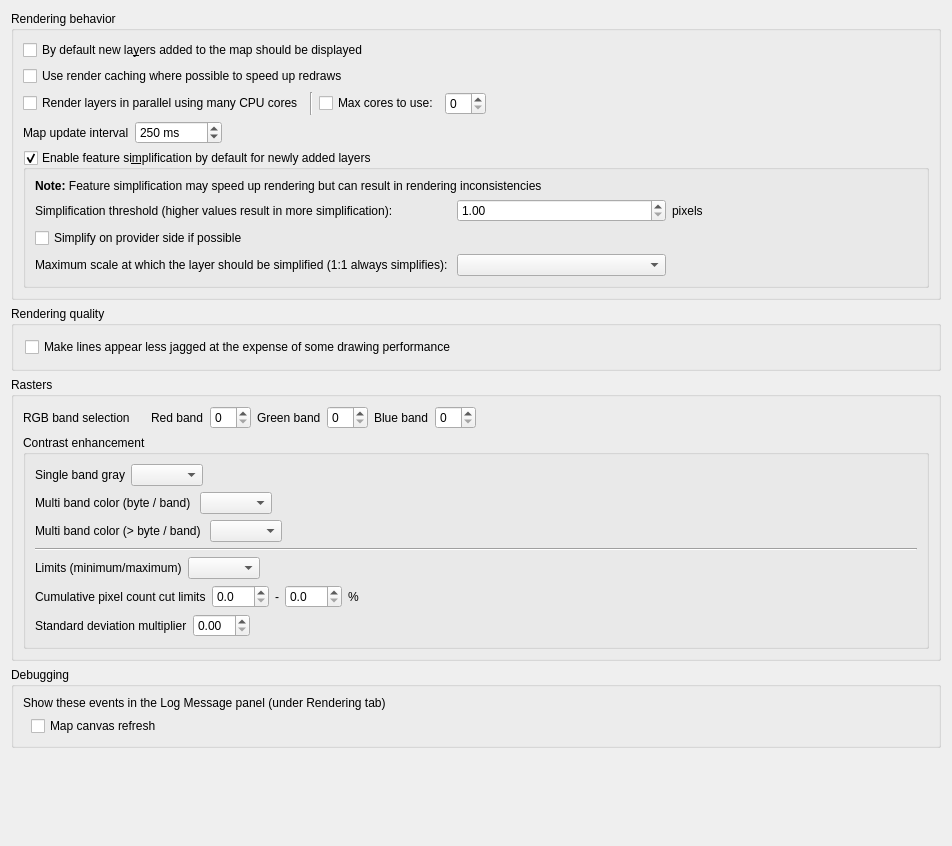
             <widget class="QWidget" name="mOptionsScrollAreaContents_04">
              <property name="geometry">
               <rect>
                <x>0</x>
                <y>0</y>
                <width>952</width>
                <height>846</height>
               </rect>
              </property>
              <layout class="QVBoxLayout" name="verticalLayout_29">
               <item>
                <widget class="QgsCollapsibleGroupBox" name="groupBox_5">
                 <property name="title">
                  <string>Rendering behavior</string>
                 </property>
                 <layout class="QVBoxLayout" name="verticalLayout_9">
                  <item>
                   <widget class="QCheckBox" name="chkAddedVisibility">
                    <property name="text">
                     <string>By default new la&amp;yers added to the map should be displayed</string>
                    </property>
                   </widget>
                  </item>
                  <item>
                   <widget class="QCheckBox" name="chkUseRenderCaching">
                    <property name="text">
                     <string>Use render caching where possible to speed up redraws</string>
                    </property>
                   </widget>
                  </item>
                  <item>
                   <layout class="QHBoxLayout" name="horizontalLayout_26">
                    <item>
                     <widget class="QCheckBox" name="chkParallelRendering">
                      <property name="text">
                       <string>Render layers in parallel using many CPU cores</string>
                      </property>
                     </widget>
                    </item>
                    <item>
                     <widget class="Line" name="line_6">
                      <property name="orientation">
                       <enum>Qt::Vertical</enum>
                      </property>
                     </widget>
                    </item>
                    <item>
                     <widget class="QCheckBox" name="chkMaxThreads">
                      <property name="text">
                       <string>Max cores to use:</string>
                      </property>
                     </widget>
                    </item>
                    <item>
                     <widget class="QSpinBox" name="spinMaxThreads"/>
                    </item>
                    <item>
                     <spacer name="horizontalSpacer_41">
                      <property name="orientation">
                       <enum>Qt::Horizontal</enum>
                      </property>
                      <property name="sizeHint" stdset="0">
                       <size>
                        <width>40</width>
                        <height>20</height>
                       </size>
                      </property>
                     </spacer>
                    </item>
                   </layout>
                  </item>
                  <item>
                   <layout class="QHBoxLayout" name="horizontalLayout_4">
                    <item>
                     <widget class="QLabel" name="label_56">
                      <property name="text">
                       <string>Map update interval</string>
                      </property>
                     </widget>
                    </item>
                    <item>
                     <widget class="QSpinBox" name="spinMapUpdateInterval">
                      <property name="suffix">
                       <string> ms</string>
                      </property>
                      <property name="maximum">
                       <number>999999</number>
                      </property>
                      <property name="singleStep">
                       <number>50</number>
                      </property>
                      <property name="value">
                       <number>250</number>
                      </property>
                     </widget>
                    </item>
                    <item>
                     <spacer name="horizontalSpacer_46">
                      <property name="orientation">
                       <enum>Qt::Horizontal</enum>
                      </property>
                      <property name="sizeHint" stdset="0">
                       <size>
                        <width>40</width>
                        <height>20</height>
                       </size>
                      </property>
                     </spacer>
                    </item>
                   </layout>
                  </item>
                  <item>
                   <widget class="QgsCollapsibleGroupBox" name="mSimplifyDrawingGroupBox">
                    <property name="title">
                     <string>Enable feature si&amp;mplification by default for newly added layers</string>
                    </property>
                    <property name="flat">
                     <bool>true</bool>
                    </property>
                    <property name="checkable">
                     <bool>true</bool>
                    </property>
                    <layout class="QGridLayout" name="_14">
                     <item row="0" column="1" colspan="4">
                      <widget class="QLabel" name="label_59">
                       <property name="text">
                        <string>&lt;b&gt;Note:&lt;/b&gt; Feature simplification may speed up rendering but can result in rendering inconsistencies</string>
                       </property>
                      </widget>
                     </item>
                     <item row="1" column="1">
                      <widget class="QLabel" name="label_65">
                       <property name="text">
                        <string>Simplification threshold (higher values result in more simplification): </string>
                       </property>
                       <property name="margin">
                        <number>2</number>
                       </property>
                      </widget>
                     </item>
                     <item row="1" column="2">
                      <widget class="QDoubleSpinBox" name="mSimplifyDrawingSpinBox">
                       <property name="toolTip">
                        <string>Higher values result in more simplification</string>
                       </property>
                       <property name="decimals">
                        <number>2</number>
                       </property>
                       <property name="minimum">
                        <double>1.000000000000000</double>
                       </property>
                       <property name="maximum">
                        <double>5.000000000000000</double>
                       </property>
                       <property name="singleStep">
                        <double>0.200000000000000</double>
                       </property>
                       <property name="value">
                        <double>1.000000000000000</double>
                       </property>
                      </widget>
                     </item>
                     <item row="1" column="3">
                      <widget class="QLabel" name="mSimplifyDrawingPx">
                       <property name="text">
                        <string>pixels</string>
                       </property>
                       <property name="margin">
                        <number>2</number>
                       </property>
                      </widget>
                     </item>
                     <item row="1" column="4">
                      <spacer name="horizontalSpacer_40">
                       <property name="orientation">
                        <enum>Qt::Horizontal</enum>
                       </property>
                       <property name="sizeHint" stdset="0">
                        <size>
                         <width>20</width>
                         <height>20</height>
                        </size>
                       </property>
                      </spacer>
                     </item>
                     <item row="2" column="1" colspan="4">
                      <widget class="QCheckBox" name="mSimplifyDrawingAtProvider">
                       <property name="text">
                        <string>Simplify on provider side if possible</string>
                       </property>
                      </widget>
                     </item>
                     <item row="3" column="1">
                      <widget class="QLabel" name="mSimplifyMaxScaleLabel">
                       <property name="text">
                        <string>Maximum scale at which the layer should be simplified (1:1 always simplifies): </string>
                       </property>
                       <property name="margin">
                        <number>2</number>
                       </property>
                      </widget>
                     </item>
                     <item row="3" column="2">
                      <widget class="QgsScaleComboBox" name="mSimplifyMaximumScaleComboBox">
                       <property name="sizePolicy">
                        <sizepolicy hsizetype="Expanding" vsizetype="Fixed">
                         <horstretch>0</horstretch>
                         <verstretch>0</verstretch>
                        </sizepolicy>
                       </property>
                      </widget>
                     </item>
                    </layout>
                   </widget>
                  </item>
                 </layout>
                </widget>
               </item>
               <item>
                <widget class="QgsCollapsibleGroupBox" name="groupBox_8">
                 <property name="title">
                  <string>Rendering quality</string>
                 </property>
                 <layout class="QVBoxLayout" name="_5">
                  <property name="leftMargin">
                   <number>11</number>
                  </property>
                  <property name="topMargin">
                   <number>11</number>
                  </property>
                  <property name="rightMargin">
                   <number>11</number>
                  </property>
                  <property name="bottomMargin">
                   <number>11</number>
                  </property>
                  <item>
                   <widget class="QCheckBox" name="chkAntiAliasing">
                    <property name="text">
                     <string>Make lines appear less jagged at the expense of some drawing performance</string>
                    </property>
                   </widget>
                  </item>
                 </layout>
                </widget>
               </item>
               <item>
                <widget class="QgsCollapsibleGroupBox" name="groupBox_14">
                 <property name="title">
                  <string>Rasters</string>
                 </property>
                 <layout class="QVBoxLayout" name="verticalLayout_10">
                  <item>
                   <widget class="QWidget" name="widget" native="true">
                    <layout class="QHBoxLayout" name="horizontalLayout_19">
                     <property name="leftMargin">
                      <number>0</number>
                     </property>
                     <property name="topMargin">
                      <number>0</number>
                     </property>
                     <property name="rightMargin">
                      <number>0</number>
                     </property>
                     <property name="bottomMargin">
                      <number>0</number>
                     </property>
                     <item>
                      <widget class="QLabel" name="label_21">
                       <property name="text">
                        <string>RGB band selection</string>
                       </property>
                      </widget>
                     </item>
                     <item>
                      <spacer name="horizontalSpacer_19">
                       <property name="orientation">
                        <enum>Qt::Horizontal</enum>
                       </property>
                       <property name="sizeType">
                        <enum>QSizePolicy::Maximum</enum>
                       </property>
                       <property name="sizeHint" stdset="0">
                        <size>
                         <width>15</width>
                         <height>20</height>
                        </size>
                       </property>
                      </spacer>
                     </item>
                     <item>
                      <widget class="QLabel" name="label_22">
                       <property name="text">
                        <string>Red band</string>
                       </property>
                      </widget>
                     </item>
                     <item>
                      <widget class="QSpinBox" name="spnRed"/>
                     </item>
                     <item>
                      <widget class="QLabel" name="label_23">
                       <property name="text">
                        <string>Green band</string>
                       </property>
                      </widget>
                     </item>
                     <item>
                      <widget class="QSpinBox" name="spnGreen"/>
                     </item>
                     <item>
                      <widget class="QLabel" name="label_24">
                       <property name="text">
                        <string>Blue band</string>
                       </property>
                      </widget>
                     </item>
                     <item>
                      <widget class="QSpinBox" name="spnBlue"/>
                     </item>
                     <item>
                      <spacer name="horizontalSpacer_20">
                       <property name="orientation">
                        <enum>Qt::Horizontal</enum>
                       </property>
                       <property name="sizeHint" stdset="0">
                        <size>
                         <width>40</width>
                         <height>20</height>
                        </size>
                       </property>
                      </spacer>
                     </item>
                    </layout>
                   </widget>
                  </item>
                  <item>
                   <widget class="QGroupBox" name="groupBox_17">
                    <property name="title">
                     <string>Contrast enhancement</string>
                    </property>
                    <property name="flat">
                     <bool>true</bool>
                    </property>
                    <layout class="QVBoxLayout" name="verticalLayout_11">
                     <item>
                      <widget class="QWidget" name="widget_3" native="true">
                       <layout class="QHBoxLayout" name="horizontalLayout_22">
                        <property name="leftMargin">
                         <number>0</number>
                        </property>
                        <property name="topMargin">
                         <number>0</number>
                        </property>
                        <property name="rightMargin">
                         <number>0</number>
                        </property>
                        <property name="bottomMargin">
                         <number>0</number>
                        </property>
                        <item>
                         <widget class="QLabel" name="label_37">
                          <property name="text">
                           <string>Single band gray</string>
                          </property>
                         </widget>
                        </item>
                        <item>
                         <widget class="QComboBox" name="cboxContrastEnhancementAlgorithmSingleBand"/>
                        </item>
                        <item>
                         <spacer name="horizontalSpacer_23">
                          <property name="orientation">
                           <enum>Qt::Horizontal</enum>
                          </property>
                          <property name="sizeHint" stdset="0">
                           <size>
                            <width>208</width>
                            <height>20</height>
                           </size>
                          </property>
                         </spacer>
                        </item>
                       </layout>
                      </widget>
                     </item>
                     <item>
                      <widget class="QWidget" name="widget_4" native="true">
                       <layout class="QHBoxLayout" name="horizontalLayout_23">
                        <property name="leftMargin">
                         <number>0</number>
                        </property>
                        <property name="topMargin">
                         <number>0</number>
                        </property>
                        <property name="rightMargin">
                         <number>0</number>
                        </property>
                        <property name="bottomMargin">
                         <number>0</number>
                        </property>
                        <item>
                         <widget class="QLabel" name="label_38">
                          <property name="text">
                           <string>Multi band color (byte / band) </string>
                          </property>
                         </widget>
                        </item>
                        <item>
                         <widget class="QComboBox" name="cboxContrastEnhancementAlgorithmMultiBandSingleByte"/>
                        </item>
                        <item>
                         <spacer name="horizontalSpacer_24">
                          <property name="orientation">
                           <enum>Qt::Horizontal</enum>
                          </property>
                          <property name="sizeHint" stdset="0">
                           <size>
                            <width>208</width>
                            <height>20</height>
                           </size>
                          </property>
                         </spacer>
                        </item>
                       </layout>
                      </widget>
                     </item>
                     <item>
                      <widget class="QWidget" name="widget_5" native="true">
                       <layout class="QHBoxLayout" name="horizontalLayout_24">
                        <property name="leftMargin">
                         <number>0</number>
                        </property>
                        <property name="topMargin">
                         <number>0</number>
                        </property>
                        <property name="rightMargin">
                         <number>0</number>
                        </property>
                        <property name="bottomMargin">
                         <number>0</number>
                        </property>
                        <item>
                         <widget class="QLabel" name="label_39">
                          <property name="text">
                           <string>Multi band color (&gt; byte / band) </string>
                          </property>
                         </widget>
                        </item>
                        <item>
                         <widget class="QComboBox" name="cboxContrastEnhancementAlgorithmMultiBandMultiByte"/>
                        </item>
                        <item>
                         <spacer name="horizontalSpacer_25">
                          <property name="orientation">
                           <enum>Qt::Horizontal</enum>
                          </property>
                          <property name="sizeHint" stdset="0">
                           <size>
                            <width>208</width>
                            <height>20</height>
                           </size>
                          </property>
                         </spacer>
                        </item>
                       </layout>
                      </widget>
                     </item>
                     <item>
                      <widget class="Line" name="line">
                       <property name="orientation">
                        <enum>Qt::Horizontal</enum>
                       </property>
                      </widget>
                     </item>
                     <item>
                      <widget class="QWidget" name="widget_6" native="true">
                       <layout class="QHBoxLayout" name="horizontalLayout_25">
                        <property name="leftMargin">
                         <number>0</number>
                        </property>
                        <property name="topMargin">
                         <number>0</number>
                        </property>
                        <property name="rightMargin">
                         <number>0</number>
                        </property>
                        <property name="bottomMargin">
                         <number>0</number>
                        </property>
                        <item>
                         <widget class="QLabel" name="label_40">
                          <property name="text">
                           <string>Limits (minimum/maximum)</string>
                          </property>
                         </widget>
                        </item>
                        <item>
                         <widget class="QComboBox" name="cboxContrastEnhancementLimits"/>
                        </item>
                        <item>
                         <spacer name="horizontalSpacer_26">
                          <property name="orientation">
                           <enum>Qt::Horizontal</enum>
                          </property>
                          <property name="sizeHint" stdset="0">
                           <size>
                            <width>208</width>
                            <height>20</height>
                           </size>
                          </property>
                         </spacer>
                        </item>
                       </layout>
                      </widget>
                     </item>
                     <item>
                      <widget class="QWidget" name="widget_7" native="true">
                       <layout class="QHBoxLayout" name="horizontalLayout_18">
                        <property name="leftMargin">
                         <number>0</number>
                        </property>
                        <property name="topMargin">
                         <number>0</number>
                        </property>
                        <property name="rightMargin">
                         <number>0</number>
                        </property>
                        <property name="bottomMargin">
                         <number>0</number>
                        </property>
                        <item>
                         <widget class="QLabel" name="label_36">
                          <property name="text">
                           <string>Cumulative pixel count cut limits</string>
                          </property>
                         </widget>
                        </item>
                        <item>
                         <widget class="QDoubleSpinBox" name="mRasterCumulativeCutLowerDoubleSpinBox">
                          <property name="decimals">
                           <number>1</number>
                          </property>
                         </widget>
                        </item>
                        <item>
                         <widget class="QLabel" name="label_34">
                          <property name="text">
                           <string>-</string>
                          </property>
                         </widget>
                        </item>
                        <item>
                         <widget class="QDoubleSpinBox" name="mRasterCumulativeCutUpperDoubleSpinBox">
                          <property name="decimals">
                           <number>1</number>
                          </property>
                         </widget>
                        </item>
                        <item>
                         <widget class="QLabel" name="label_35">
                          <property name="text">
                           <string>%</string>
                          </property>
                         </widget>
                        </item>
                        <item>
                         <spacer name="horizontalSpacer_18">
                          <property name="orientation">
                           <enum>Qt::Horizontal</enum>
                          </property>
                          <property name="sizeHint" stdset="0">
                           <size>
                            <width>123</width>
                            <height>20</height>
                           </size>
                          </property>
                         </spacer>
                        </item>
                       </layout>
                      </widget>
                     </item>
                     <item>
                      <widget class="QWidget" name="widget_2" native="true">
                       <layout class="QHBoxLayout" name="horizontalLayout_20">
                        <property name="leftMargin">
                         <number>0</number>
                        </property>
                        <property name="topMargin">
                         <number>0</number>
                        </property>
                        <property name="rightMargin">
                         <number>0</number>
                        </property>
                        <property name="bottomMargin">
                         <number>0</number>
                        </property>
                        <item>
                         <widget class="QLabel" name="label_25">
                          <property name="text">
                           <string>Standard deviation multiplier</string>
                          </property>
                         </widget>
                        </item>
                        <item>
                         <widget class="QDoubleSpinBox" name="spnThreeBandStdDev">
                          <property name="maximum">
                           <double>10.000000000000000</double>
                          </property>
                          <property name="singleStep">
                           <double>0.100000000000000</double>
                          </property>
                         </widget>
                        </item>
                        <item>
                         <spacer name="horizontalSpacer_21">
                          <property name="orientation">
                           <enum>Qt::Horizontal</enum>
                          </property>
                          <property name="sizeHint" stdset="0">
                           <size>
                            <width>258</width>
                            <height>20</height>
                           </size>
                          </property>
                         </spacer>
                        </item>
                       </layout>
                      </widget>
                     </item>
                    </layout>
                   </widget>
                  </item>
                 </layout>
                </widget>
               </item>
               <item>
                <widget class="QgsCollapsibleGroupBox" name="groupBox_22">
                 <property name="title">
                  <string>Debugging</string>
                 </property>
                 <layout class="QVBoxLayout" name="verticalLayout_35">
                  <item>
                   <widget class="QLabel" name="label_55">
                    <property name="text">
                     <string>Show these events in the Log Message panel (under Rendering tab)</string>
                    </property>
                   </widget>
                  </item>
                  <item>
                   <layout class="QGridLayout" name="gridLayout_6">
                    <item row="0" column="0">
                     <spacer name="horizontalSpacer_37">
                      <property name="orientation">
                       <enum>Qt::Horizontal</enum>
                      </property>
                      <property name="sizeType">
                       <enum>QSizePolicy::Fixed</enum>
                      </property>
                      <property name="sizeHint" stdset="0">
                       <size>
                        <width>8</width>
                        <height>20</height>
                       </size>
                      </property>
                     </spacer>
                    </item>
                    <item row="0" column="1">
                     <widget class="QCheckBox" name="mLogCanvasRefreshChkBx">
                      <property name="text">
                       <string>Map canvas refresh</string>
                      </property>
                     </widget>
                    </item>
                   </layout>
                  </item>
                 </layout>
                </widget>
               </item>
               <item>
                <spacer name="verticalSpacer_6">
                 <property name="orientation">
                  <enum>Qt::Vertical</enum>
                 </property>
                 <property name="sizeHint" stdset="0">
                  <size>
                   <width>20</width>
                   <height>40</height>
                  </size>
                 </property>
                </spacer>
               </item>
              </layout>
             </widget>
